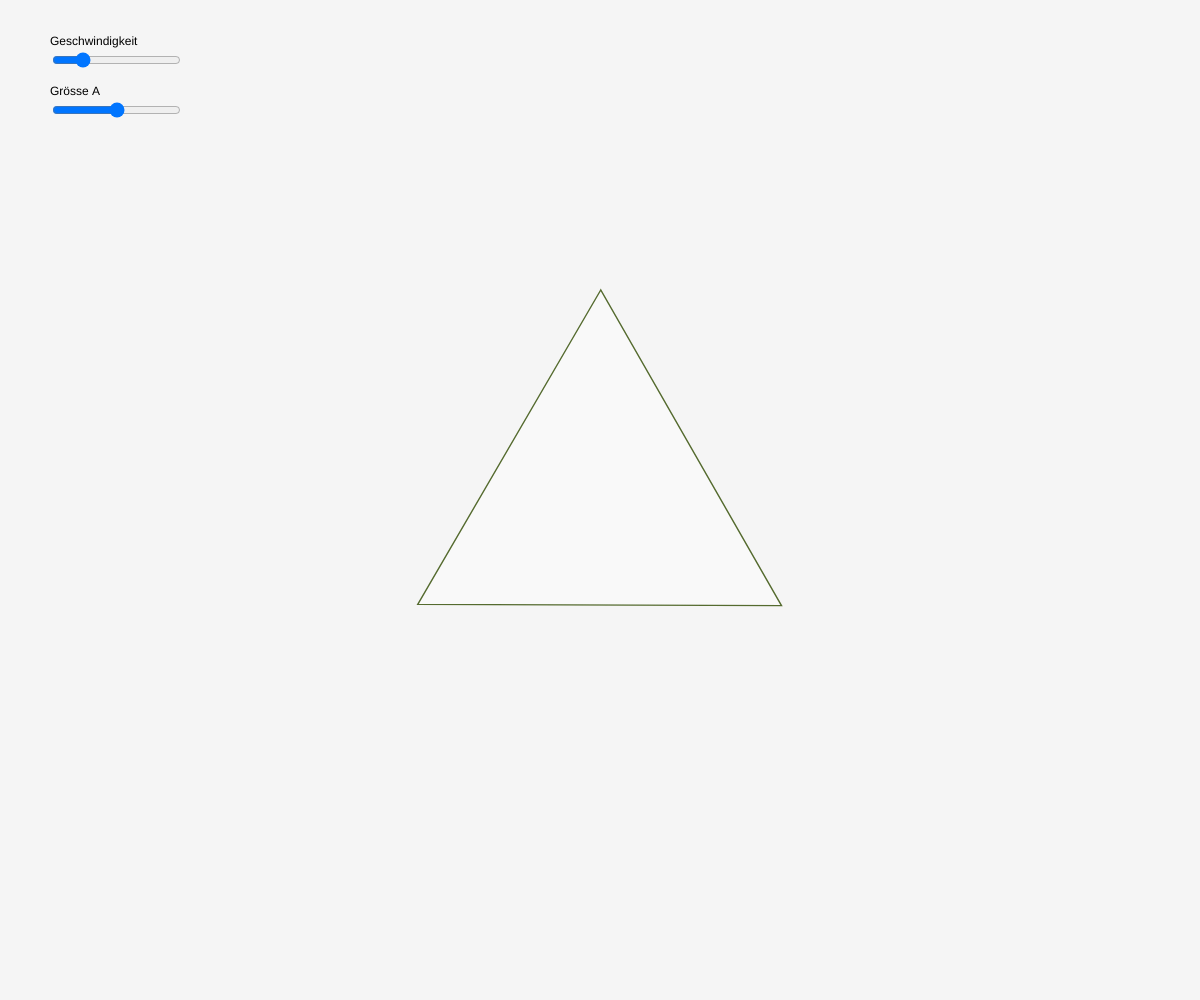
Frame 1 (no input)
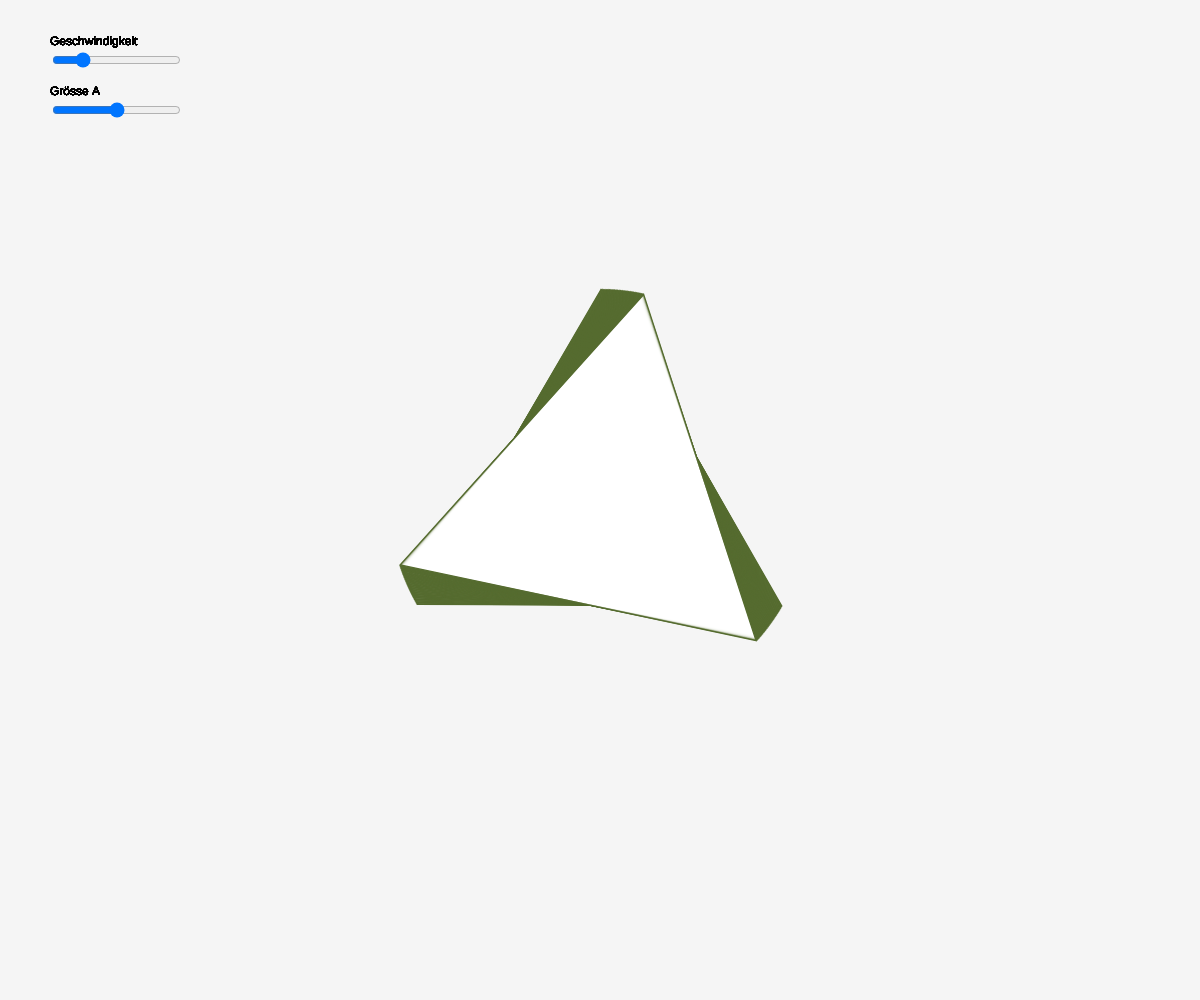
Frame 60 (no input)
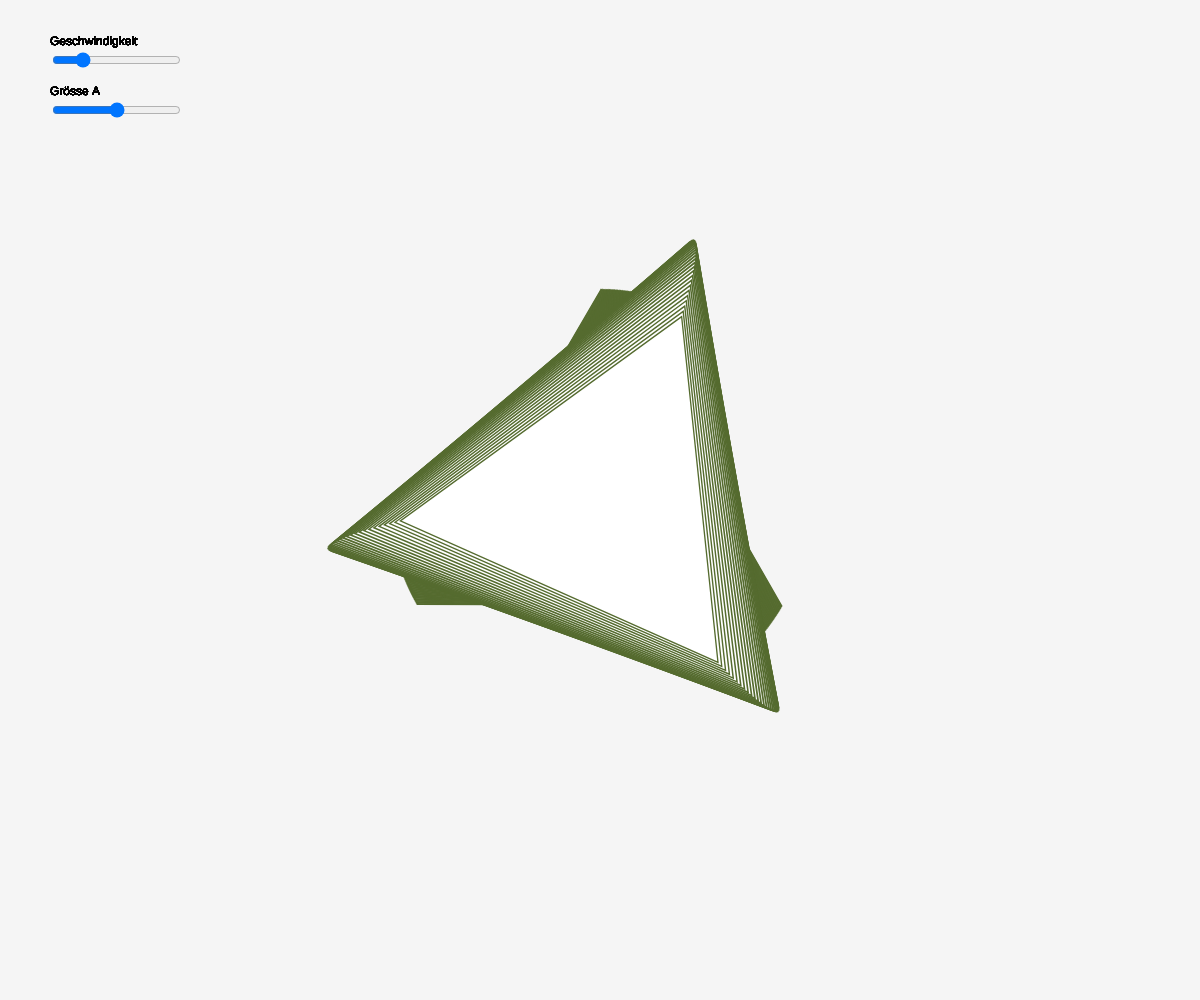
Frame 120 (the mouse pressed at the canvas centre since frame 60)

The p5.js sketch that drew these frames (run headless with seeded random() and noise() and a simulated clock; from frame 60 on, the mouse is pressed at the canvas centre):

// p5.js sketch
// ── sketch.js
let speedSlider;
let sizeASlider;
let drehwinkel = 0;

let ax, ay, bx, by, cx, cy;

let baseRadius = 150;

let hoverA = 1;

function setup() {
  createCanvas(windowWidth, windowHeight);
  angleMode(DEGREES);
  rectMode(CENTER);

  // Slider
  speedSlider = createSlider(0, 100, 20, 1);
  speedSlider.position(50, 50);

  sizeASlider = createSlider(0, 100, 50, 1);
  sizeASlider.position(50, 100);

  calculateTrianglePos();

  background(133, 20);
}

function draw() {
  // Werte für Slider
  const speedVal = speedSlider.value();
  const aVal = sizeASlider.value();

  // Mapping 
  const maxSize = min(width, height) * 0.40;
  const sizeA = map(aVal, 0, 100, 20, maxSize);

  // Drehwinkel 
  drehwinkel += map(speedVal, 0, 100, 0, 1);

  // Maus relativ zum Zentrum
  const mx = mouseX - width / 2;
  const my = mouseY - height / 2;
  // Basis-Skala und Rotation für A
  const baseScaleA = sizeA / baseRadius;
  const rotA = drehwinkel;

  // Hover-Erkennung (ohne aktuelle Puls-Skala)
  const hoveringA = isMouseOverTriangle(mx, my, rotA, baseScaleA);

  // Puls bei Hover: Sinusbasierte Zielskala, sonst 1.0
  if (hoveringA) {
    // steuerbare Pulsfrequenz/amplitude, extremer gemacht
    const pulse = 1 + 0.35 * Math.sin(millis() * 0.005); // Erhöhte Amplitude
    var targetA = pulse;
  } else {
    // Weiterlaufen des Pulses, wenn die Maus weg ist
    var targetA = hoverA; // Beibehaltung der letzten Pulsgröße
  }

  // Sanftes Interpolieren der Hover-Skala (glättet den Übergang)
  hoverA = lerp(hoverA, targetA, 0.15);

  push();
  translate(width / 2, height / 2);

  // A (weiß, pulsiert bei Hover)
  push();
  rotate(drehwinkel);
  fill(255, 255, 255, 120);
  stroke(85, 107, 47);
  scale(baseScaleA * hoverA);
  triangle(ax, ay, bx, by, cx, cy);
  pop();

  pop();

  // Texte
  fill(0);
  text("Geschwindigkeit", 50, 45);
  text("Grösse A", 50, 95);
}

function calculateTrianglePos() {
  cx = cos(30) * baseRadius;
  cy = sin(30) * baseRadius;

  bx = cos(150) * baseRadius;
  by = sin(150) * baseRadius;

  ax = cos(270) * baseRadius;
  ay = sin(270) * baseRadius;
}

function isMouseOverTriangle(mx, my, rotationDeg, scaleFactor) {
  if (scaleFactor === 0) return false;

  // Inverse Transform: zuerst inverse Rotation, dann inverse Skalierung
  const rad = radians(-rotationDeg);
  const cosR = cos(rad);
  const sinR = sin(rad);

  // rotate point by -rotation
  const rx = cosR * mx - sinR * my;
  const ry = sinR * mx + cosR * my;

  // inverse scale
  const sx = rx / scaleFactor;
  const sy = ry / scaleFactor;

  return pointInTriangle(sx, sy, ax, ay, bx, by, cx, cy);
}

function pointInTriangle(px, py, x1, y1, x2, y2, x3, y3) {
  const d1 = sign(px, py, x1, y1, x2, y2);
  const d2 = sign(px, py, x2, y2, x3, y3);
  const d3 = sign(px, py, x3, y3, x1, y1);

  const hasNeg = (d1 < 0) || (d2 < 0) || (d3 < 0);
  const hasPos = (d1 > 0) || (d2 > 0) || (d3 > 0);

  return !(hasNeg && hasPos);
}

function sign(px, py, x1, y1, x2, y2) {
  return (px - x2) * (y1 - y2) - (x1 - x2) * (py - y2);
}
